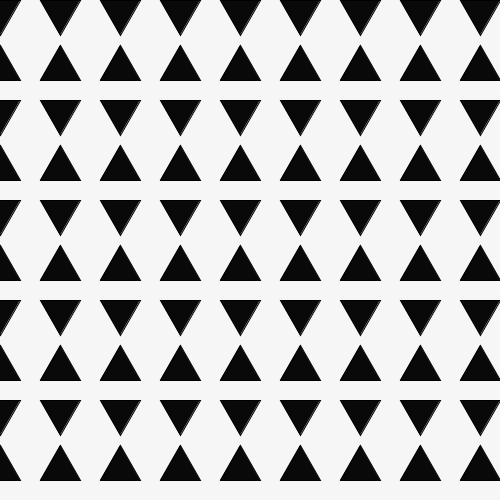
Frame 1 (no input)
Frame 60 (the mouse pressed at the canvas centre just before this capture): identical to frame 1, image omitted
Frame 120 (the mouse held since frame 60 and released just before this capture): identical to frame 1, image omitted

The Processing sketch that drew this single still picture (run headless with seeded random() and noise(); from frame 60 on, the mouse is pressed at the canvas centre):

// Processing sketch: processing_111373
// ── processing_111373.pde

int offset;
int x,y,value1,value2,value3;
void setup(){
  size(500,500);
  value1=9;
  
}
void draw(){
  println(mouseX+" "+mouseY);
  
  x=mouseX;
  y=mouseY;
  offset=40;
  background(255-value1);
  fill(value1);
  for(int y=0;y<500;y=y+100){
    for(int x=0;x<500;x=x+60){
  triangleA(x,y+offset,offset);
}
  }
}
void triangleA(int a,int b,int offset){
  triangle(a,b-5,a-offset/2,b-offset,a+offset/2,b-offset);
   
  triangle(a,b+5,a-offset/2,b+offset,a+offset/2,b+offset);
  
}

void mouseMoved(){
  if(value1>=255){
    value1=0;
 
  }
  else{
   value1=value1+2; 
    
  }
  
}
